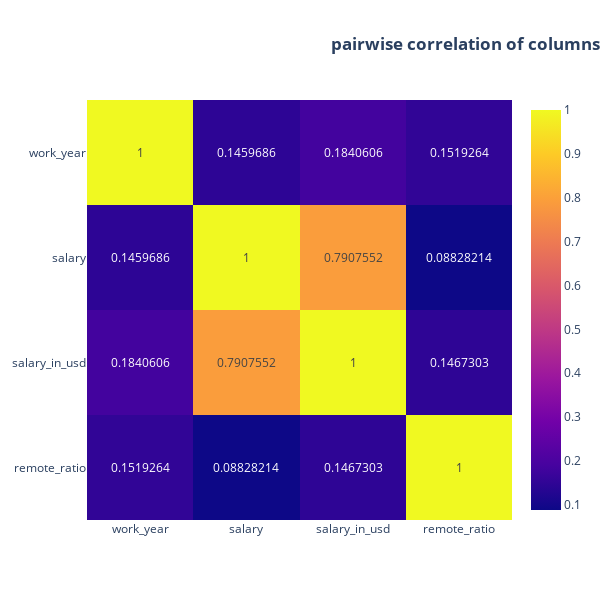

Here is the notebook cell this chart was saved with:
### Code cell
# evaluating Kendall correlation coefficient
fig = px.imshow(df.corr(method = 'kendall'), text_auto = True, height = 600, width = 600, template = 'plotly',
               aspect = 'auto', title = '<b>pairwise correlation of columns</b>')
fig.update_layout(title_x = 1)
fig.show()

'''
Note that Salary and Salary_in_usd features are positively correlated.
'''

### Figure 1 — Plotly figure (JSON) as saved in the notebook; plotly's stock layout.template omitted (floating-point values rounded to 4 significant figures)
{"data": [{"coloraxis": "coloraxis", "hovertemplate": "x: %{x}<br>y: %{y}<br>color: %{z}<extra></extra>", "name": "0", "texttemplate": "%{z}", "type": "heatmap", "x": ["work_year", "salary", "salary_in_usd", "remote_ratio"], "xaxis": "x", "y": ["work_year", "salary", "salary_in_usd", "remote_ratio"], "yaxis": "y", "z": [[1, 0.146, 0.1841, 0.1519], [0.146, 1, 0.7908, 0.08828], [0.1841, 0.7908, 1, 0.1467], [0.1519, 0.08828, 0.1467, 1]]}], "layout": {"coloraxis": {"colorscale": [[0, "#0d0887"], [0.1111, "#46039f"], [0.2222, "#7201a8"], [0.3333, "#9c179e"], [0.4444, "#bd3786"], [0.5556, "#d8576b"], [0.6667, "#ed7953"], [0.7778, "#fb9f3a"], [0.8889, "#fdca26"], [1, "#f0f921"]]}, "height": 600, "title": {"text": "<b>pairwise correlation of columns</b>", "x": 1}, "width": 600, "xaxis": {"anchor": "y", "autorange": true, "domain": [0, 1], "range": [-0.5, 3.5], "type": "category"}, "yaxis": {"anchor": "x", "autorange": true, "domain": [0, 1], "range": [3.5, -0.5], "type": "category"}}}
